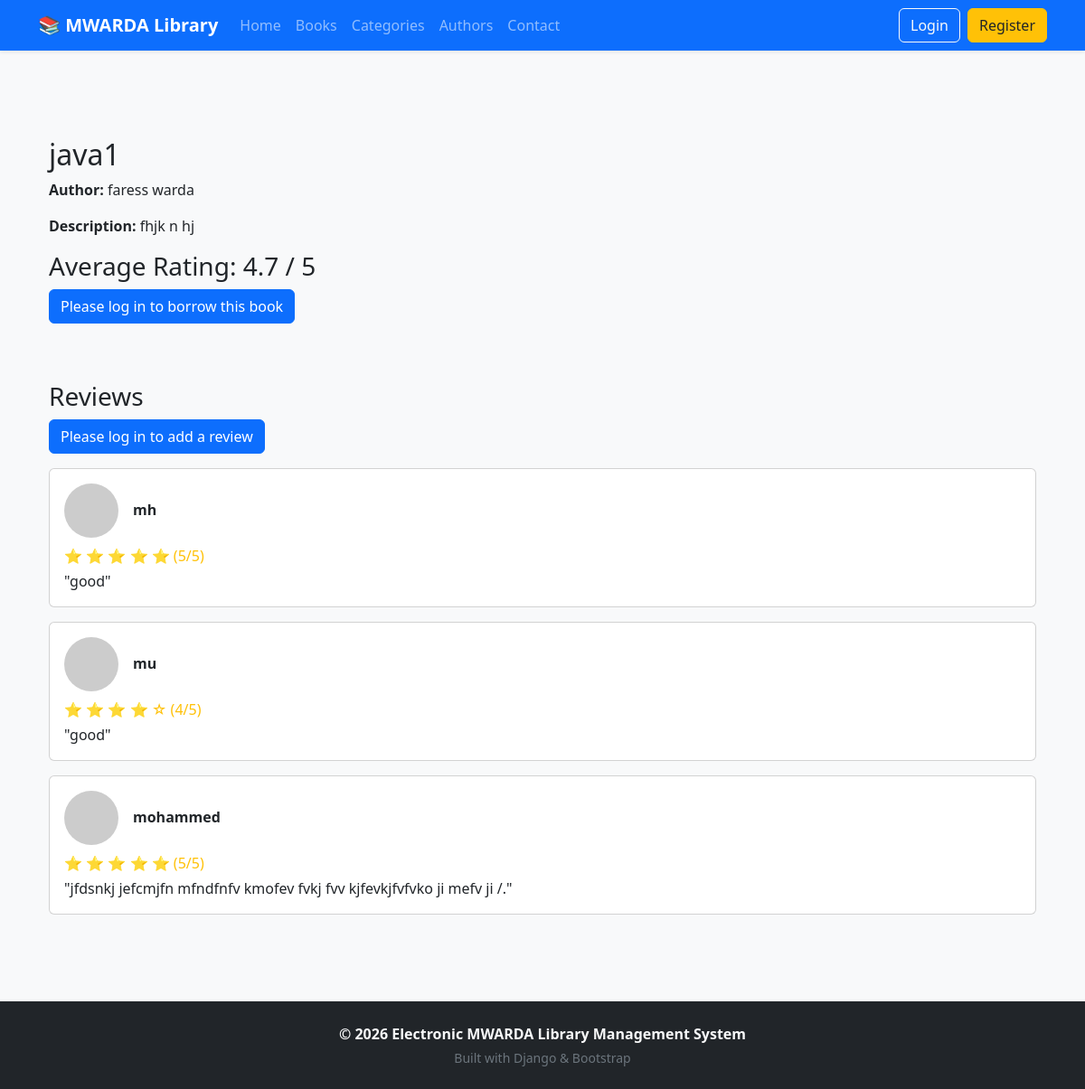
Screenshot of /book/1/ with the database file from the repository.
### library/models.py (models this page shows, shortened)
class Book(models.Model):
    title = models.CharField(max_length=200)
    author = models.ForeignKey(Author, on_delete=models.CASCADE)
    category = models.ForeignKey(Category, on_delete=models.CASCADE)
    cover_image = models.ImageField(upload_to='books/')
    pub_year = models.IntegerField()
    pages = models.IntegerField()
    language = models.CharField(max_length=50)
    description = models.TextField()
    total_copies = models.IntegerField(default=1)
    available_copies = models.IntegerField(default=1)

class Author(models.Model):
    name = models.CharField(max_length=200)
    photo = models.ImageField(upload_to='authors/', blank=True)
    bio = models.TextField(blank=True)
    def __str__(self):
        return self.name

class Review(models.Model):
    user = models.ForeignKey(User, on_delete=models.CASCADE)
    book = models.ForeignKey(Book, on_delete=models.CASCADE)
    rating = models.IntegerField(validators=[MinValueValidator(1), MaxValueValidator(5)])
    comment = models.TextField()
    date = models.DateTimeField(auto_now_add=True)
    class Meta:
        unique_together = ('user', 'book')  # One review per user per book

### library/views.py (the view, shortened to what this page needs)
# urls.py: path('book/<int:id>/', views.book_details, name='book_details'),
def book_details(request, id):
    book = get_object_or_404(Book, pk=id)
    reviews = book.review_set.select_related('user__profile').all()
    average_rating = reviews.aggregate(models.Avg('rating'))['rating__avg']
    user_borrowed = False
    borrow_instance = None
    user_reviewed = False
    user = request.user
    if request.user.is_authenticated:
        borrow_instance = Borrow.objects.filter(book=book, user=request.user, status=False).first()
        if borrow_instance:
            user_borrowed = True
    return render(request, 'library/book_details.html', {
        'book': book,
        'reviews': reviews,
        'average_rating': average_rating,
        'user_borrowed': user_borrowed,
        'borrow_instance': borrow_instance,  # تم تمرير الكائن للإرجاع لاحقًا
        'user' : user,
    })

### library/templates/library/book_details.html (shortened to what this page needs)
{% extends 'library/base.html' %}
{% block content %}
<div class="container my-5">
    <h2>{{ book.title }}</h2>
    <p><strong>Author:</strong> {{ book.author }}</p>
    <p><strong>Description:</strong> {{ book.description }}</p>
    <h3>Average Rating:
        {% if average_rating %}
            {{ average_rating|floatformat:1 }} / 5
        {% else %}
            No ratings yet
        {% endif %}
    </h3>
    {% if user.is_authenticated %}
        {% if not user_borrowed %}
            <form method="POST" action="{% url 'borrow_book' book_id=book.id %}">
                {% csrf_token %}
                <button type="submit" class="btn btn-success mb-3">Borrow this book</button>
            </form>
        {% else %}
            <button class="btn btn-secondary mb-3" disabled>You have already borrowed this book</button>
        {% endif %}
    {% else %}
        <a href="{% url 'login' %}" class="btn btn-primary mb-3">Please log in to borrow this book</a>
    {% endif %}
    <h3 class="mt-5">Reviews</h3>
        {% if user.is_authenticated %}
            <a href="{% url 'add_review' book.id %}" class="btn btn-outline-primary mb-4">
                Add Your Review
            </a>
        {% else %}
            <a href="{% url 'login' %}" class="btn btn-primary mb-3">
                Please log in to add a review
            </a>
        {% endif %}
    {% if reviews %}
        {% for review in reviews %}
        <div class="card mb-3 {% if review.user == user %}border-primary bg-light{% endif %}">
            <div class="card-body">
                <div class="d-flex align-items-center mb-2">
                    {% if review.user.profile and review.user.profile.photo %}
                        <img src="{{ review.user.profile.photo.url }}" alt="Profile Photo"
                            class="rounded-circle me-3" width="60" height="60" style="object-fit: cover;">
                    {% else %}
                        <img src="https://via.placeholder.com/60"  class="rounded-circle me-3">
                    {% endif %}
                    <div>
                        <h6 class="fw-bold mb-0">
                            {{ review.user.username }}
                        </h6>
                    </div>
                </div>
                <p class="mb-1 text-warning">
                    {% for i in "12345" %}
                        {% if forloop.counter <= review.rating %}
                            ⭐
                        {% else %}
                            ☆
                        {% endif %}
                    {% endfor %}
                    ({{ review.rating }}/5)
                </p>
                <p class="mb-0">"{{ review.comment }}"</p>
            </div>
        </div>
        {% endfor %}
    {% else %}
        <div class="alert alert-info">No reviews yet.</div>
    {% endif %}
</div>
{% endblock %}

### library/templates/library/base.html (shortened to what this page needs)
{% with request.resolver_match.url_name as page %}
<nav class="navbar navbar-expand-lg navbar-dark bg-primary shadow-sm">
    <div class="container">
        <a class="navbar-brand fw-bold" href="{% url 'home' %}">
            📚 MWARDA Library
        </a>
        <div class="collapse navbar-collapse" id="navbarNav">
            <ul class="navbar-nav me-auto mb-2 mb-lg-0">
                <li class="nav-item">
                    <a class="nav-link
                        {% if page == 'home' %} active bg-light text-primary rounded px-3 {% endif %}"
                       href="{% url 'home' %}">
                        Home
                    </a>
                </li>
                <li class="nav-item">
                    <a class="nav-link
                        {% if page == 'all_books' %} active bg-light text-primary rounded px-3 {% endif %}"
                       href="{% url 'all_books' %}">
                        Books
                    </a>
                </li>
                <li class="nav-item">
                    <a class="nav-link
                        {% if page == 'categories' %} active bg-light text-primary rounded px-3 {% endif %}"
                       href="{% url 'categories' %}">
                        Categories
                    </a>
                </li>
                <li class="nav-item">
                    <a class="nav-link
                        {% if page == 'authors' %} active bg-light text-primary rounded px-3 {% endif %}"
                       href="{% url 'authors' %}">
                        Authors
                    </a>
                </li>
                <li class="nav-item">
                    <a class="nav-link
                        {% if page == 'contact' %} active bg-light text-primary rounded px-3 {% endif %}"
                       href="{% url 'contact' %}">
                        Contact
                    </a>
                </li>
            </ul>
            <ul class="navbar-nav">
                {% if user.is_authenticated %}
                    <li class="nav-item">
                        <a class="nav-link
                            {% if page == 'profile' %} active bg-light text-primary rounded px-3 {% endif %}"
                           href="{% url 'profile' %}">
                            Profile
                        </a>
                    </li>
                    <li class="nav-item">
                        <a class="nav-link
                            {% if page == 'my_books' %} active bg-light text-primary rounded px-3 {% endif %}"
                           href="{% url 'my_books' %}">
                            My Books
                        </a>
                    </li>
                    <li class="nav-item ms-2">
                        <form method="post" action="{% url 'logout' %}">
                            {% csrf_token %}
                            <button type="submit" class="btn btn-outline-light">
                                Logout
                            </button>
                        </form>
                    </li>
                {% else %}
                    <li class="nav-item">
                        <a class="btn btn-outline-light me-2" href="{% url 'login' %}">
                            Login
                        </a>
                    </li>
                    <li class="nav-item">
                        <a class="btn btn-warning text-dark" href="{% url 'register' %}">
                            Register
                        </a>
                    </li>
                {% endif %}
            </ul>
        </div>
    </div>
</nav>
{% endwith %}
<!DOCTYPE html>
<html lang="en">
<head>
    {% load static %}
    <link href="https://cdn.jsdelivr.net/npm/bootstrap@5.3.3/dist/css/bootstrap.min.css" rel="stylesheet">
    <link rel="stylesheet" href="{% static 'library/css/style.css' %}">
</head>
<body class="bg-light d-flex flex-column min-vh-100">
<main class="container my-5 flex-grow-1">
    {% block content %}
    {% endblock %}
</main>
<footer class="bg-dark text-light py-4 mt-auto">
    <div class="container text-center">
        <p class="mb-1 fw-semibold">
            © 2026 Electronic MWARDA Library Management System
        </p>
        <small class="text-secondary">
            Built with Django & Bootstrap
        </small>
    </div>
</footer>
</body>
</html>

### rows the page displays
Book: title "java1", author "faress warda", description "fhjk n hj"
Review: user.username "mh", rating "5", comment "good"
Review: user.username "mu", rating "4", comment "good"
Review: user.username "mohammed", rating "5", comment "jfdsnkj jefcmjfn mfndfnfv kmofev fvkj fvv kjfevkjfvfvko ji mefv ji /."

### other values shown
{{ average_rating|floatformat:1 }} "4.7"
